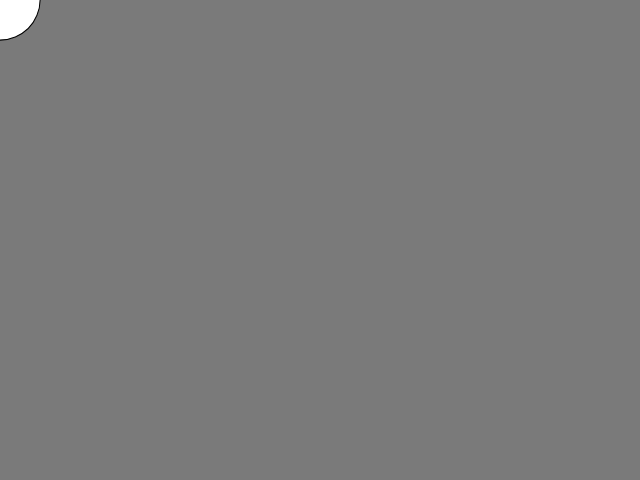
Frame 1 (no input)
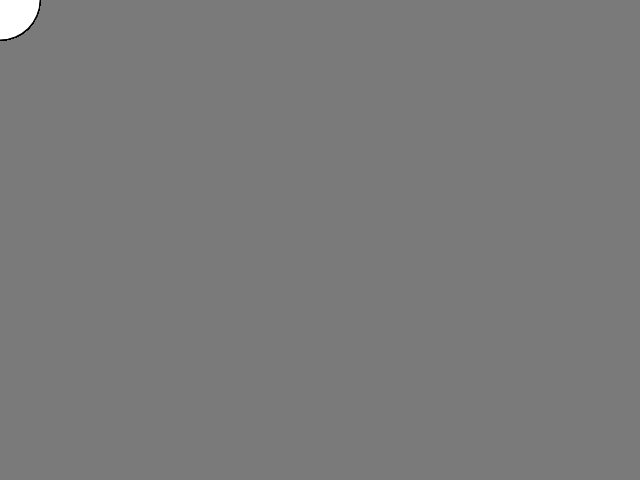
Frame 60 (no input)
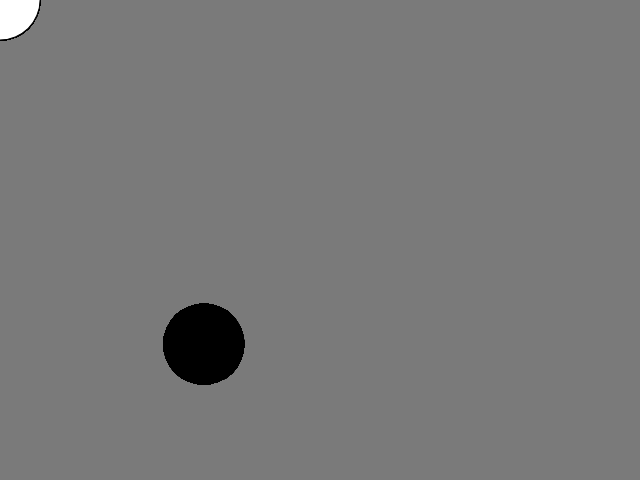
Frame 120 (the mouse pressed at the canvas centre since frame 60)

The p5.js sketch that drew these frames (run headless with seeded random() and noise() and a simulated clock; from frame 60 on, the mouse is pressed at the canvas centre):

// p5.js sketch
// ── sketch.js
function setup() {
  // put setup code here
  createCanvas(640,480);
  background(122);
  frameRate(30);
}

function draw() {
  // put drawing code here
  if(mouseIsPressed) {
    fill(0);
  } else {
    fill(255);
  }

  rotate(PI/8.0);
  ellipse(mouseX,mouseY,80,80);
}
